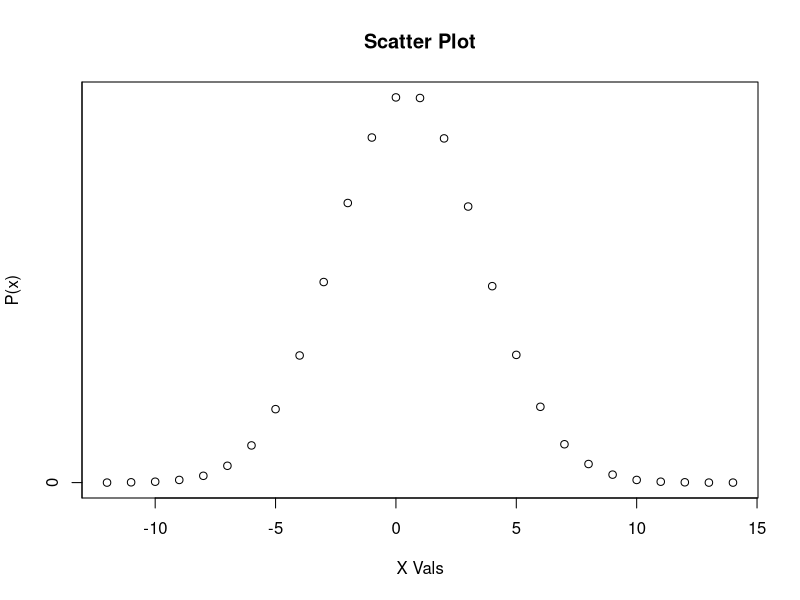

The R script that drew this image:
library(ggplot2)

pdf <- function(data){
  data <- sort(floor(data))
  vals <- unique(data)
  # Calculate the frequency of each value in the vector
  counter <- table(data)
  # Normalize the frequency to obtain the probability distribution
  prob_dist <- round(counter / sum(counter),digits=4)
  #geom_point(size, color, shape)
  plot(x=vals,y=prob_dist,main='Scatter Plot',xlab='X Vals',ylab='P(x)')
}

# Load the data into a vector
data <- c(1, 2, 2, 3, 3, 3, 4, 4, 4, 4, 5, 5, 5, 5, 5)
data2 <- rnorm(100000,mean=1,sd=3)
pdf(data2)
